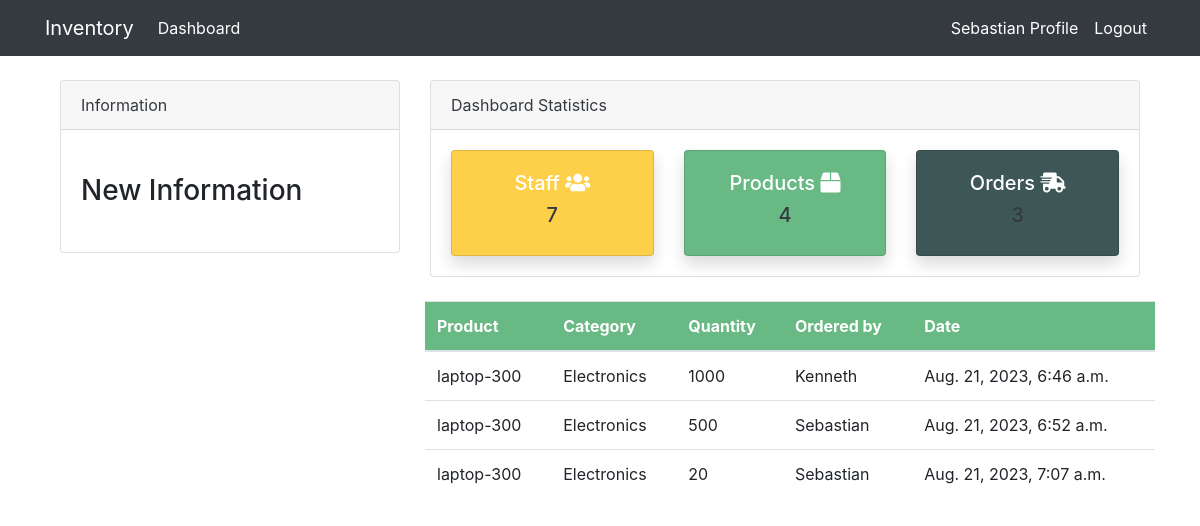
The page /orders/ (signed in) on the database its author committed.
### inventoryapp/models.py (models this page shows, shortened)
class Order(models.Model):
    product = models.ForeignKey(Products, on_delete=models.CASCADE)
    staff = models.ForeignKey(User, models.CASCADE, null=True)
    order_quantity = models.PositiveIntegerField(null=True)
    date = models.DateTimeField(auto_now_add=True)
    class Meta:
        verbose_name_plural = 'Order'

class Products(models.Model):
    name = models.CharField(max_length=100, null=True)
    category = models.CharField(max_length=20, choices=CATEGORY, null=True)
    quantity  = models.PositiveIntegerField(null=True)
    class Meta:
        verbose_name_plural = 'Product'
    def __str__(self):
        return f'{self.name}-{self.quantity}'

### inventoryapp/views.py (the view)
# urls.py: path('orders/', views.orders, name="dashboard-orders")
@login_required
def orders(request):
    order = Order.objects.all()
    order_count = order.count()
    items = Products.objects.all()
    items_count = items.count()
    workers = User.objects.all()
    workers_count = workers.count()
    context={
        'order':order,
        'order_count' : order_count,
        'items_count': items_count,
        'workers_count' : workers_count,
    }
    return render(request,'dashboard/orders.html', context)

### templates/dashboard/orders.html (shortened to what this page needs)
{% extends 'partials/base.html' %}
{% block content %}
{%  include 'partials/topnav.html' %}
<div class="row my-4">
    <div class="col-md-4"></div>
    <div class="col-md-8">
        <table class="table bg-white">
            <thead class="text-white" style="background: #68B984;">
                <tr>
                    <th scope="col">Product</th>
                    <th scope="col">Category</th>
                    <th scope="col">Quantity</th>
                    <th scope="col">Ordered by</th>
                    <th scope="col">Date</th>
                </tr>
            </thead>
            <tbody>
                {% for order in order %}
                <tr>
                    <td>{{order.product}}</td>
                    <td>{{order.product.category}}</td>
                    <td>{{order.order_quantity}}</td>
                    <td>{{order.staff}}</td>
                    <td>{{order.date}}</td>
                </tr>
                {%endfor%}
            </tbody>
        </table>
    </div>
</div>
{% endblock %}

### templates/partials/nav.html (shortened to what this page needs)
<nav class="navbar navbar-expand-lg navbar-dark bg-dark">
    {% if user.is_authenticated %}
    <div class="container">
        <a class="navbar-brand text-white" href="{% url 'dashboard-index' %}">Inventory</a>
        <div class="collapse navbar-collapse" id="navbarSupportedContent">
            <ul class="navbar-nav mr-auto">
                <li class="nav-item active">
                    <a class="nav-link text-white" href="{% url 'dashboard-index' %}">Dashboard </a>
                </li>
            </ul>
            <ul class="navbar-nav ml-auto">
                <li class="nav-item active">
                    <a class="nav-link text-white" href="{% url 'user-profile' %}">{{user.username}} Profile
                        <span class="sr-only">(current)</span></a>
                </li>
                <li class="nav-item">
                    <a class="nav-link text-white" href="{% url 'user-logout' %}">Logout</a>
                </li>
            </ul>
        {% endif %}
        </div>
    </div>
</nav>

### static/style.css (style rules this page uses)
body { background: white; }

### rows shown on the page
Order: product "laptop-300", product.category "Electronics", order_quantity "1000", staff "Kenneth", date "Aug. 21, 2023, 6:46 a.m."
Order: product "laptop-300", product.category "Electronics", order_quantity "500", staff "Sebastian", date "Aug. 21, 2023, 6:52 a.m."
Order: product "laptop-300", product.category "Electronics", order_quantity "20", staff "Sebastian", date "Aug. 21, 2023, 7:07 a.m."

### other values the page prints
{{ user.username }} "Sebastian"
{{ workers_count }} "7"
{{ items_count }} "4"
{{ order_count }} "3"
